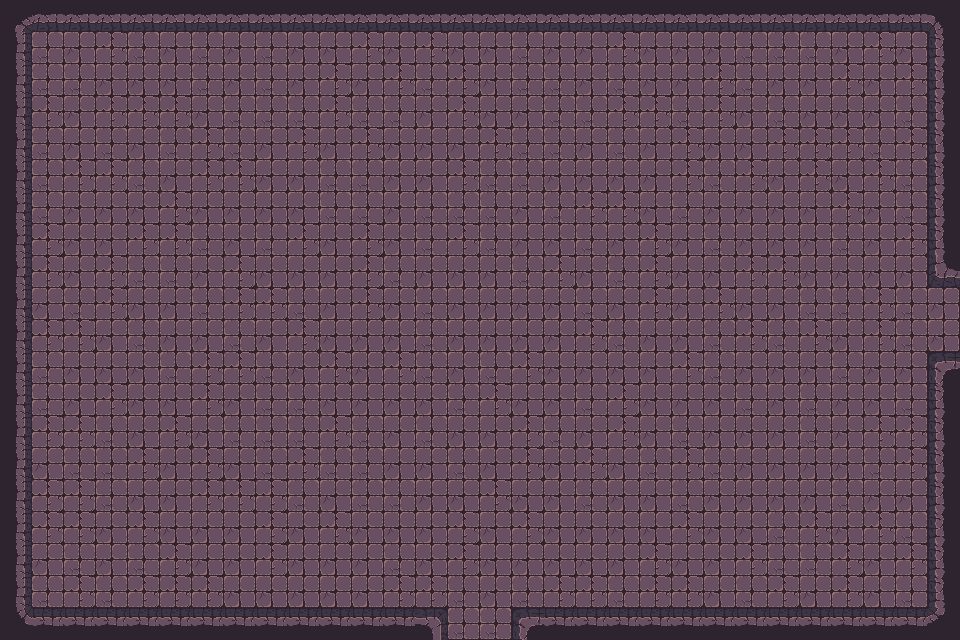

Rendered tile map (Tiled .tmx) drawn with the repository's tilesets; below, a short description and the full map source, tile grids included:
An orthogonal 30x20 tile map with 32x32 px tiles, 1 tile layer (Tile layer 1), 2 tilesets and 57 objects.

<map version="1.10" tiledversion="1.11.2" orientation="orthogonal" renderorder="right-down" width="30" height="20" tilewidth="32" tileheight="32" infinite="0" nextlayerid="3" nextobjectid="1">
    <tileset firstgid="1" name="Town Tileset" tilewidth="32" tileheight="32" tilecount="64" columns="8">
        <image source="../../../tiles/World H Tileset.png" trans="ff00ff" width="256" height="256" />
        <tile id="4">
            <objectgroup draworder="index" id="2">
                <object id="1" x="0" y="0" width="32" height="32" />
            </objectgroup>
        </tile>
        <tile id="5">
            <objectgroup draworder="index" id="2">
                <object id="1" x="0" y="0" width="32" height="32" />
            </objectgroup>
        </tile>
        <tile id="6">
            <objectgroup draworder="index" id="2">
                <object id="1" x="0" y="0" width="32" height="32" />
            </objectgroup>
        </tile>
        <tile id="7">
            <objectgroup draworder="index" id="2">
                <object id="1" x="0" y="0" width="32" height="32" />
            </objectgroup>
        </tile>
        <tile id="8">
            <objectgroup draworder="index" id="2">
                <object id="1" x="0" y="0" width="32" height="32" />
            </objectgroup>
        </tile>
        <tile id="10">
            <objectgroup draworder="index" id="2">
                <object id="1" x="0" y="32" width="32" height="0" />
            </objectgroup>
        </tile>
        <tile id="11">
            <objectgroup draworder="index" id="2">
                <object id="1" x="0" y="32" width="32" height="0" />
                <object id="2" x="32" y="0" width="0" height="32" />
            </objectgroup>
        </tile>
        <tile id="12">
            <objectgroup draworder="index" id="2">
                <object id="1" x="32" y="0" width="0" height="32" />
            </objectgroup>
        </tile>
        <tile id="13">
            <objectgroup draworder="index" id="2">
                <object id="1" x="0" y="32" width="32" height="0" />
                <object id="2" x="0" y="32" width="32" height="0" />
                <object id="3" x="0" y="0" width="0" height="32" />
            </objectgroup>
        </tile>
        <tile id="14">
            <objectgroup draworder="index" id="2">
                <object id="1" x="0" y="0" width="0" height="32" />
            </objectgroup>
        </tile>
        <tile id="16">
            <objectgroup draworder="index" id="2">
                <object id="1" x="0" y="0" width="32" height="32" />
            </objectgroup>
        </tile>
        <tile id="24">
            <objectgroup draworder="index" id="2">
                <object id="1" x="0" y="0" width="32" height="32" />
            </objectgroup>
        </tile>
    </tileset>
    <tileset firstgid="65" name="Dungeon Crawler Tileset" tilewidth="32" tileheight="32" tilecount="100" columns="10">
        <image source="../../../tiles/Dungeon_Tile.png" trans="" width="320" height="320" />
        <tile id="2">
            <objectgroup draworder="index" id="2">
                <object id="1" x="0" y="0" width="32" height="32" />
            </objectgroup>
        </tile>
        <tile id="3">
            <objectgroup draworder="index" id="2">
                <object id="1" x="0" y="0" width="32" height="32" />
            </objectgroup>
        </tile>
        <tile id="4">
            <objectgroup draworder="index" id="2">
                <object id="1" x="0" y="0" width="32" height="32" />
            </objectgroup>
        </tile>
        <tile id="5">
            <objectgroup draworder="index" id="2">
                <object id="1" x="0" y="0" width="32" height="32" />
            </objectgroup>
        </tile>
        <tile id="6">
            <objectgroup draworder="index" id="2">
                <object id="1" x="0" y="0" width="32" height="32" />
            </objectgroup>
        </tile>
        <tile id="8">
            <objectgroup draworder="index" id="2">
                <object id="1" x="0" y="0" width="32" height="32" />
            </objectgroup>
        </tile>
        <tile id="12">
            <objectgroup draworder="index" id="2">
                <object id="1" x="0" y="0" width="32" height="32" />
            </objectgroup>
        </tile>
        <tile id="13">
            <objectgroup draworder="index" id="2">
                <object id="1" x="0" y="0" width="32" height="32" />
            </objectgroup>
        </tile>
        <tile id="14">
            <objectgroup draworder="index" id="2">
                <object id="1" x="0" y="0" width="32" height="32" />
            </objectgroup>
        </tile>
        <tile id="15">
            <objectgroup draworder="index" id="2">
                <object id="1" x="0" y="0" width="32" height="32" />
            </objectgroup>
        </tile>
        <tile id="16">
            <objectgroup draworder="index" id="2">
                <object id="1" x="0" y="0" width="32" height="32" />
            </objectgroup>
        </tile>
        <tile id="18">
            <objectgroup draworder="index" id="2">
                <object id="1" x="0" y="0" width="32" height="32" />
            </objectgroup>
        </tile>
        <tile id="22">
            <objectgroup draworder="index" id="2">
                <object id="1" x="0" y="0" width="32" height="32" />
            </objectgroup>
        </tile>
        <tile id="23">
            <objectgroup draworder="index" id="2">
                <object id="1" x="0" y="0" width="32" height="32" />
            </objectgroup>
        </tile>
        <tile id="24">
            <objectgroup draworder="index" id="2">
                <object id="1" x="0" y="0" width="32" height="32" />
            </objectgroup>
        </tile>
        <tile id="25">
            <objectgroup draworder="index" id="2">
                <object id="1" x="0" y="0" width="32" height="32" />
            </objectgroup>
        </tile>
        <tile id="26">
            <objectgroup draworder="index" id="2">
                <object id="1" x="0" y="0" width="32" height="32" />
            </objectgroup>
        </tile>
        <tile id="28">
            <objectgroup draworder="index" id="2">
                <object id="1" x="0" y="0" width="32" height="32" />
            </objectgroup>
        </tile>
        <tile id="32">
            <objectgroup draworder="index" id="2">
                <object id="1" x="0" y="0" width="32" height="32" />
            </objectgroup>
        </tile>
        <tile id="33">
            <objectgroup draworder="index" id="2">
                <object id="1" x="0" y="0" width="32" height="32" />
            </objectgroup>
        </tile>
        <tile id="34">
            <objectgroup draworder="index" id="2">
                <object id="1" x="0" y="0" width="32" height="32" />
            </objectgroup>
        </tile>
        <tile id="35">
            <objectgroup draworder="index" id="2">
                <object id="1" x="0" y="0" width="32" height="32" />
            </objectgroup>
        </tile>
        <tile id="36">
            <objectgroup draworder="index" id="2">
                <object id="1" x="0" y="0" width="32" height="32" />
            </objectgroup>
        </tile>
        <tile id="38">
            <objectgroup draworder="index" id="2">
                <object id="1" x="0" y="0" width="32" height="32" />
            </objectgroup>
        </tile>
        <tile id="42">
            <objectgroup draworder="index" id="2">
                <object id="1" x="0" y="0" width="32" height="32" />
            </objectgroup>
        </tile>
        <tile id="43">
            <objectgroup draworder="index" id="2">
                <object id="1" x="0" y="0" width="32" height="32" />
            </objectgroup>
        </tile>
        <tile id="44">
            <objectgroup draworder="index" id="2">
                <object id="1" x="0" y="0" width="32" height="32" />
            </objectgroup>
        </tile>
        <tile id="45">
            <objectgroup draworder="index" id="2">
                <object id="1" x="0" y="0" width="32" height="32" />
            </objectgroup>
        </tile>
        <tile id="46">
            <objectgroup draworder="index" id="2">
                <object id="1" x="0" y="0" width="32" height="32" />
            </objectgroup>
        </tile>
        <tile id="48">
            <objectgroup draworder="index" id="2">
                <object id="1" x="0" y="0" width="32" height="32" />
            </objectgroup>
        </tile>
        <tile id="52">
            <objectgroup draworder="index" id="2">
                <object id="1" x="0" y="0" width="32" height="32" />
            </objectgroup>
        </tile>
        <tile id="53">
            <objectgroup draworder="index" id="2">
                <object id="1" x="0" y="0" width="32" height="32" />
            </objectgroup>
        </tile>
        <tile id="54">
            <objectgroup draworder="index" id="2">
                <object id="1" x="0" y="0" width="32" height="32" />
            </objectgroup>
        </tile>
        <tile id="55">
            <objectgroup draworder="index" id="2">
                <object id="1" x="0" y="0" width="32" height="32" />
            </objectgroup>
        </tile>
        <tile id="56">
            <objectgroup draworder="index" id="2">
                <object id="1" x="0" y="0" width="32" height="32" />
            </objectgroup>
        </tile>
        <tile id="58">
            <objectgroup draworder="index" id="2">
                <object id="1" x="0" y="0" width="32" height="32" />
            </objectgroup>
        </tile>
        <tile id="62">
            <objectgroup draworder="index" id="2">
                <object id="1" x="0" y="0" width="32" height="32" />
            </objectgroup>
        </tile>
        <tile id="63">
            <objectgroup draworder="index" id="2">
                <object id="1" x="0" y="0" width="32" height="32" />
            </objectgroup>
        </tile>
        <tile id="64">
            <objectgroup draworder="index" id="2">
                <object id="1" x="0" y="0" width="32" height="32" />
            </objectgroup>
        </tile>
        <tile id="65">
            <objectgroup draworder="index" id="2">
                <object id="1" x="0" y="0" width="32" height="32" />
            </objectgroup>
        </tile>
        <tile id="66">
            <objectgroup draworder="index" id="2">
                <object id="1" x="0" y="0" width="32" height="32" />
            </objectgroup>
        </tile>
        <tile id="68">
            <objectgroup draworder="index" id="2">
                <object id="1" x="0" y="0" width="32" height="32" />
            </objectgroup>
        </tile>
    </tileset>
    <layer id="1" name="Tile layer 1" width="30" height="20">
        <data encoding="csv">
67,68,68,68,68,68,68,68,68,68,68,68,68,68,68,68,68,68,68,68,68,68,68,68,68,68,68,68,68,69,
77,66,75,65,66,75,66,75,66,75,75,65,75,65,75,75,66,75,75,65,75,75,75,66,66,66,75,65,75,79,
77,66,66,75,75,75,66,75,66,75,65,75,65,66,65,75,66,66,75,66,75,75,65,66,75,75,65,75,65,79,
77,65,75,65,65,65,75,66,66,66,65,66,66,75,65,75,75,66,66,65,65,66,65,75,66,75,75,75,66,79,
77,66,75,66,75,66,65,66,75,65,75,65,75,75,75,65,66,66,75,66,75,65,75,75,65,65,65,66,65,79,
77,66,65,65,66,75,65,65,75,75,66,66,75,75,65,66,66,75,75,75,75,65,66,65,75,65,75,65,66,79,
77,66,75,75,75,65,75,75,75,75,66,66,75,66,66,66,75,66,65,65,75,66,75,75,75,75,65,75,66,79,
77,65,75,75,65,65,66,75,66,65,75,65,75,66,65,66,75,75,66,75,65,75,66,75,75,75,66,75,65,79,
77,65,75,65,66,66,75,65,75,75,75,65,66,75,75,75,66,65,75,66,65,75,75,65,65,75,75,75,75,100,
77,75,66,65,75,75,66,65,65,66,75,65,75,66,75,75,75,75,66,75,65,75,65,75,75,66,66,65,66,75,
77,65,65,75,66,75,75,66,75,65,75,75,75,66,75,75,75,75,65,66,75,75,66,65,66,65,75,65,66,75,
77,66,75,75,75,66,65,65,66,75,65,75,65,66,75,66,65,75,75,75,75,65,66,75,75,75,66,75,75,70,
77,66,75,65,75,75,65,75,66,66,75,75,75,75,66,65,75,75,66,65,75,75,75,66,75,66,75,75,66,79,
77,65,65,66,75,65,75,66,66,66,65,66,75,66,75,75,65,66,75,65,75,66,75,75,75,66,75,65,65,79,
77,75,66,66,65,75,65,75,66,65,66,66,75,75,66,75,65,75,65,75,66,65,66,75,75,75,75,66,65,79,
77,65,65,66,75,75,65,65,65,66,75,66,66,75,75,65,75,75,66,75,75,66,75,75,75,75,66,75,75,79,
77,65,65,75,65,75,75,75,65,75,65,75,75,75,65,75,65,75,75,75,75,65,75,75,66,65,75,65,66,79,
77,75,66,75,66,65,75,75,65,75,75,75,66,75,65,75,75,75,75,75,65,75,75,65,66,66,65,75,65,79,
77,66,65,66,65,65,65,75,75,75,75,75,65,65,66,75,66,65,65,66,65,65,75,66,65,75,65,75,66,79,
87,88,88,88,88,88,88,88,88,88,88,88,88,73,66,66,70,88,88,88,88,88,88,88,88,88,88,88,88,89
        </data>
    </layer>
</map>
